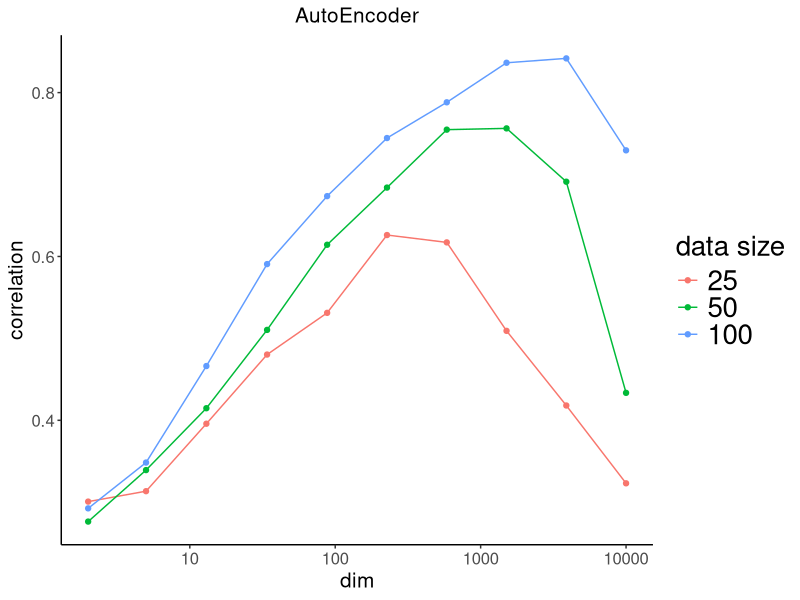

Write the R code that produced this figure.
setwd("..")

### Load libraries ###

library("ggplot2") # general plotting

### We study how high-dimensional noise affects the autoencoder dimensionality reduction ###

cors_auto <- read.table("Results/Size/AUTO_alpha5.csv", # load the results
                        sep=",", row.names=1, header=TRUE)
ggplot(data=cors_auto, aes(x=dim, y=cor, color=factor(size))) +
  geom_line() +
  geom_point() +
  scale_x_log10() +
  ylab("correlation") +
  labs(col="data size") +
  ggtitle("AutoEncoder") +
  theme_classic() +
  theme(text=element_text(size=15), plot.title=element_text(hjust=0.5, size=15),
        legend.title=element_text(size=20), legend.text=element_text(size=20))